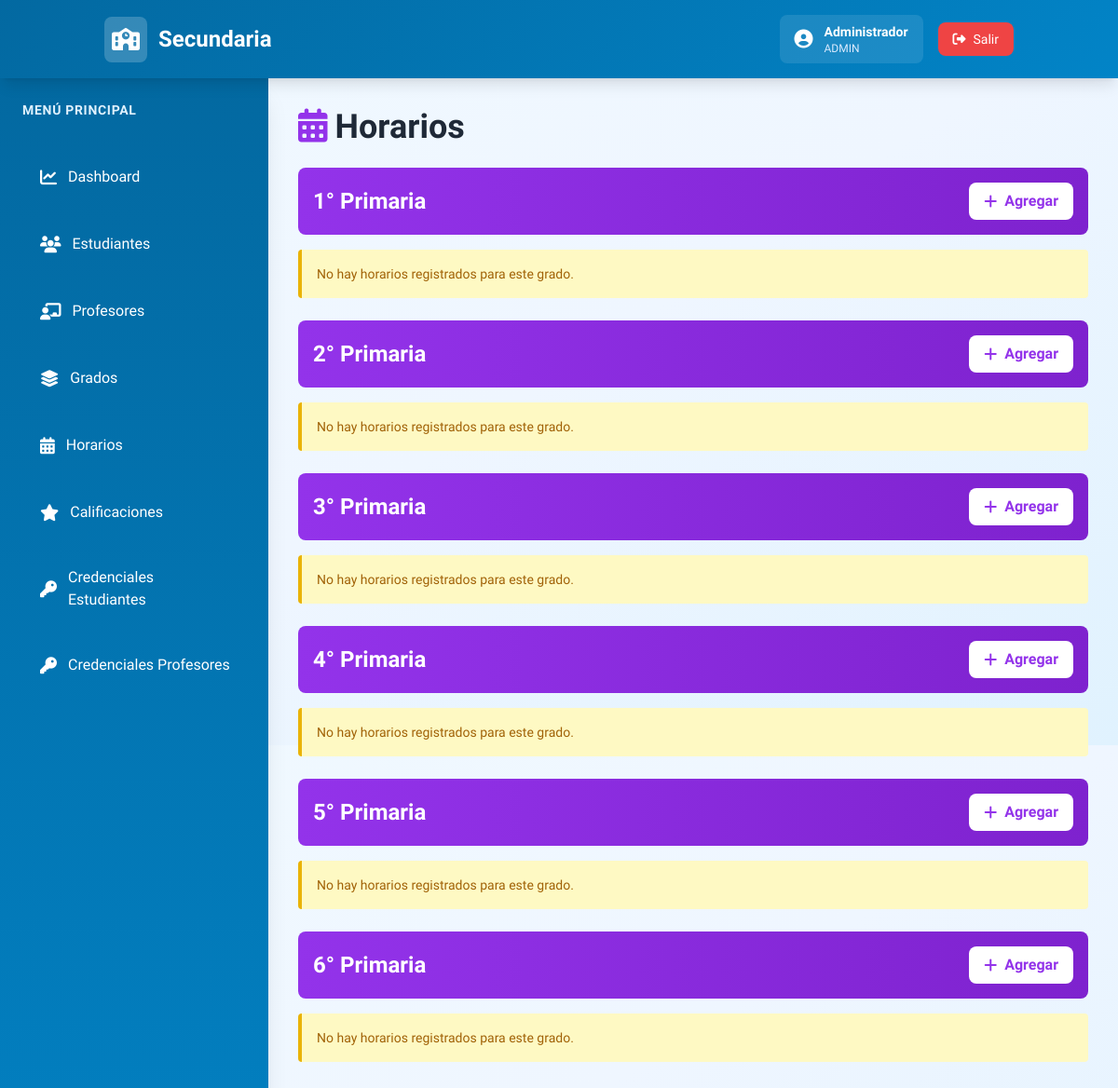
Screenshot of /schedule (signed in) with the database file from the repository.
### models.py (models this page shows)
class User(UserMixin, db.Model):
    __tablename__ = 'users'
    id = db.Column(db.String(36), primary_key=True, default=lambda: str(uuid.uuid4()))
    email = db.Column(db.String(255), unique=True, nullable=False)
    password = db.Column(db.String(255), nullable=False)
    name = db.Column(db.String(255), nullable=False)
    role = db.Column(db.String(20), nullable=False)
    created_at = db.Column(db.DateTime, default=datetime.utcnow)

class Grade(db.Model):
    __tablename__ = 'grades'
    id = db.Column(db.String(36), primary_key=True, default=lambda: str(uuid.uuid4()))
    name = db.Column(db.String(50), unique=True, nullable=False)
    level = db.Column(db.Integer)
    max_students = db.Column(db.Integer, default=40)
    created_at = db.Column(db.DateTime, default=datetime.utcnow)

### routes.py (the view)
@app.route('/schedule')
@login_required
def view_schedule():
    schedules = Schedule.query.all()
    grades = Grade.query.order_by(Grade.level).all()
    today = date.today()
    teachers = Teacher.query.filter(
        (Teacher.end_contract_date == None) | (Teacher.end_contract_date >= today)
    ).all()
    schedules_by_grade = {}
    for grade in grades:
        grade_schedules = []
        for schedule in schedules:
            if schedule.grade_id == grade.id:
                grade_schedules.append(schedule)
        schedules_by_grade[grade.id] = {
            'grade': grade,
            'schedules': grade_schedules
        }
    return render_template('schedules.html', schedules_by_grade=schedules_by_grade, teachers=teachers)

### app.py (called while the page is built)
@login_manager.user_loader
def load_user(user_id):
    try:
        return User.query.get(user_id)
    except Exception as e:
        print(f"Error loading user: {e}")
        return None

### templates/schedules.html (shortened to what this page needs)
{% extends "base.html" %}
{% block content %}
<div class="space-y-6">
    <div class="flex justify-between items-center">
        <h1 class="text-4xl font-bold text-gray-800"><i class="fas fa-calendar-alt text-purple-600 mr-2"></i>Horarios</h1>
    </div>
    {% for grade_id, data in schedules_by_grade.items() %}
    <div class="space-y-4">
        <div class="bg-gradient-to-r from-purple-600 to-purple-700 text-white p-4 rounded-lg flex justify-between items-center">
            <h2 class="text-2xl font-bold">{{ data.grade.name }}</h2>
            {% if current_user.role == 'admin' %}
            <button onclick="openModal('addScheduleModal')" class="bg-white text-purple-600 px-4 py-2 rounded-lg font-bold flex items-center gap-2 hover:bg-gray-100 transition">
                <i class="fas fa-plus"></i> Agregar
            </button>
            {% endif %}
        </div>
        {% if data.schedules %}
        <div class="bg-white rounded-2xl shadow-lg overflow-hidden">
            <table class="w-full">
                <thead class="bg-gradient-to-r from-purple-600 to-purple-700 text-white">
                    <tr>
                        <th class="px-6 py-4 text-left">Día</th>
                        <th class="px-6 py-4 text-left">Profesor</th>
                        <th class="px-6 py-4 text-left">Hora Inicio</th>
                        <th class="px-6 py-4 text-left">Hora Fin</th>
                        <th class="px-6 py-4 text-left">Aula</th>
                        {% if current_user.role == 'admin' %}
                        <th class="px-6 py-4 text-left">Acciones</th>
                        {% endif %}
                    </tr>
                </thead>
                <tbody class="divide-y">
                    {% for schedule in data.schedules %}
                    <tr class="hover:bg-sky-50">
                        <td class="px-6 py-4 text-sm">
                            <span class="px-3 py-1 bg-blue-100 text-blue-800 rounded-full text-xs font-bold">{{ schedule.day_of_week }}</span>
                        </td>
                        <td class="px-6 py-4 text-sm font-semibold">{{ schedule.teacher.user.name }} - {{ schedule.teacher.specialization or 'Sin especialización' }}</td>
                        <td class="px-6 py-4 text-sm">{{ schedule.start_time }}</td>
                        <td class="px-6 py-4 text-sm">{{ schedule.end_time }}</td>
                        <td class="px-6 py-4 text-sm">{{ schedule.classroom or '-' }}</td>
                        {% if current_user.role == 'admin' %}
                        <td class="px-6 py-4 flex gap-2">
                            <a href="{{ url_for('edit_schedule', schedule_id=schedule.id) }}" class="bg-blue-500 hover:bg-blue-600 text-white px-3 py-1 rounded text-sm font-bold transition">
                                <i class="fas fa-edit"></i> Editar
                            </a>
                            <form method="POST" action="{{ url_for('delete_schedule', schedule_id=schedule.id) }}" style="display:inline;">
                                <button type="submit" onclick="return confirm('¿Eliminar horario?')" class="bg-red-500 hover:bg-red-600 text-white px-3 py-1 rounded text-sm font-bold transition">
                                    <i class="fas fa-trash"></i> Eliminar
                                </button>
                            </form>
                        </td>
                        {% endif %}
                    </tr>
                    {% endfor %}
                </tbody>
            </table>
        </div>
        {% else %}
        <div class="bg-yellow-100 border-l-4 border-yellow-500 text-yellow-700 p-4 rounded">
            <p class="text-sm">No hay horarios registrados para este grado.</p>
        </div>
        {% endif %}
    </div>
    {% endfor %}
</div>
{% endblock %}

### templates/base.html (shortened to what this page needs)
<!DOCTYPE html>
<html lang="es">
<head>
    <script src="https://cdn.tailwindcss.com"></script>
    <link rel="stylesheet" href="https://cdnjs.cloudflare.com/ajax/libs/font-awesome/6.4.0/css/all.min.css">
</head>
<body class="bg-gradient-to-br from-sky-50 via-blue-50 to-sky-100 text-gray-800 min-h-screen">
    <nav class="gradient-header text-white shadow-lg sticky top-0 z-50">
        <div class="container mx-auto px-6 py-4 flex justify-between items-center">
            <div class="text-2xl font-bold flex items-center gap-3">
                <div class="bg-white bg-opacity-20 p-2 rounded-lg">
                    <i class="fas fa-school text-2xl"></i>
                </div>
                <span>Secundaria</span>
            </div>
            <div class="flex gap-4 items-center">
                {% if current_user.is_authenticated %}
                <a href="{{ url_for('my_profile') }}" class="flex items-center gap-3 bg-white bg-opacity-10 px-4 py-2 rounded-lg hover:bg-opacity-20 transition cursor-pointer">
                    <i class="fas fa-user-circle text-xl"></i>
                    <div class="text-sm">
                        <div class="font-semibold">{{ current_user.name }}</div>
                        <div class="text-xs text-blue-100 uppercase font-medium">{{ current_user.role }}</div>
                    </div>
                </a>
                <a href="{{ url_for('logout') }}" class="bg-red-500 hover:bg-red-600 px-4 py-2 rounded-lg transition font-medium text-sm flex items-center gap-2">
                    <i class="fas fa-sign-out-alt"></i> Salir
                </a>
                {% endif %}
            </div>
        </div>
    </nav>
    {% if current_user.is_authenticated %}
    <div class="flex">
        <aside class="w-72 bg-gradient-to-b from-sky-700 to-sky-600 text-white min-h-screen p-6 shadow-xl">
            <div class="mb-8">
                <h2 class="text-sm font-bold uppercase tracking-wider text-sky-100 mb-4">Menú Principal</h2>
            </div>
            <ul class="space-y-3">
                <li>
                    <a href="{{ url_for('dashboard') }}" class="sidebar-item block p-4 rounded-lg hover:bg-sky-500 transition flex items-center gap-3 font-medium">
                        <i class="fas fa-chart-line text-lg"></i>
                        <span>Dashboard</span>
                    </a>
                </li>
                {% if current_user.role == 'admin' %}
                <li>
                    <a href="{{ url_for('students') }}" class="sidebar-item block p-4 rounded-lg hover:bg-sky-500 transition flex items-center gap-3 font-medium">
                        <i class="fas fa-users text-lg"></i>
                        <span>Estudiantes</span>
                    </a>
                </li>
                <li>
                    <a href="{{ url_for('teachers') }}" class="sidebar-item block p-4 rounded-lg hover:bg-sky-500 transition flex items-center gap-3 font-medium">
                        <i class="fas fa-chalkboard-user text-lg"></i>
                        <span>Profesores</span>
                    </a>
                </li>
                <li>
                    <a href="{{ url_for('grades') }}" class="sidebar-item block p-4 rounded-lg hover:bg-sky-500 transition flex items-center gap-3 font-medium">
                        <i class="fas fa-layer-group text-lg"></i>
                        <span>Grados</span>
                    </a>
                </li>
                <li>
                    <a href="{{ url_for('view_schedule') }}" class="sidebar-item block p-4 rounded-lg hover:bg-sky-500 transition flex items-center gap-3 font-medium">
                        <i class="fas fa-calendar-alt text-lg"></i>
                        <span>Horarios</span>
                    </a>
                </li>
                <li>
                    <a href="{{ url_for('admin_all_grades') }}" class="sidebar-item block p-4 rounded-lg hover:bg-sky-500 transition flex items-center gap-3 font-medium">
                        <i class="fas fa-star text-lg"></i>
                        <span>Calificaciones</span>
                    </a>
                </li>
                <li>
                    <a href="{{ url_for('admin_credentials') }}" class="sidebar-item block p-4 rounded-lg hover:bg-sky-500 transition flex items-center gap-3 font-medium">
                        <i class="fas fa-key text-lg"></i>
                        <span>Credenciales Estudiantes</span>
                    </a>
                </li>
                <li>
                    <a href="{{ url_for('admin_teacher_credentials') }}" class="sidebar-item block p-4 rounded-lg hover:bg-sky-500 transition flex items-center gap-3 font-medium">
                        <i class="fas fa-key text-lg"></i>
                        <span>Credenciales Profesores</span>
                    </a>
                </li>
                {% endif %}
            </ul>
        </aside>
        <main class="flex-1 p-8 fade-in">
    {% else %}
    <main class="flex justify-center items-center min-h-screen">
    {% endif %}
            {% block content %}{% endblock %}
        </main>
    {% if current_user.is_authenticated %}</div>{% endif %}
</body>
</html>

### templates/base.html (style rules this page uses)
* { font-family: 'Plus Jakarta Sans', sans-serif; }
.gradient-header { background: linear-gradient(135deg, #0369a1 0%, #0284c7 100%); }
.sidebar-item { transition: all 0.3s ease; border-left: 3px solid transparent; }
.fade-in { animation: fadeIn 0.5s ease-in; }

### rows the page displays
User: name "Administrador", role "ADMIN"
Grade: grade.name "1° Primaria"
Grade: grade.name "2° Primaria"
Grade: grade.name "3° Primaria"
Grade: grade.name "4° Primaria"
Grade: grade.name "5° Primaria"
Grade: grade.name "6° Primaria"
